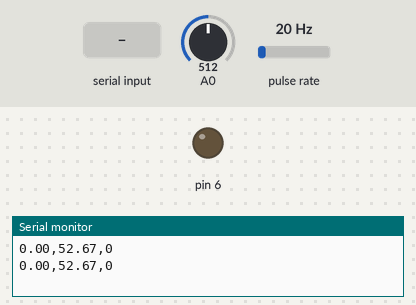
The sketch below on a simulated Arduino Uno, built with avr-gcc and run on an emulated ATmega328P. Parts: output pins drawn as LEDs (lit = HIGH), the last lines printed to the serial monitor. Wiring (inferred from the names in the program): pulse sensor: data pin 2. The test bench sets the inputs (shaded band); at power-on: A0 = 512, pulse rate 20 Hz.

Above: at 1.2 s.
1.3 s: "90,45\n" received over Serial
At 4.0 s:
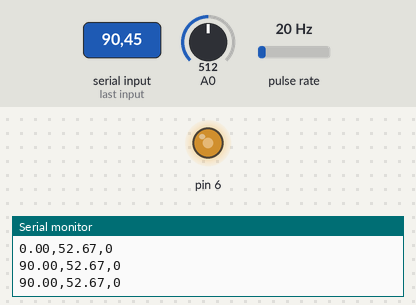
4.3 s: A0 set to 199
7.2 s: A0 set to 174
At 9.2 s:
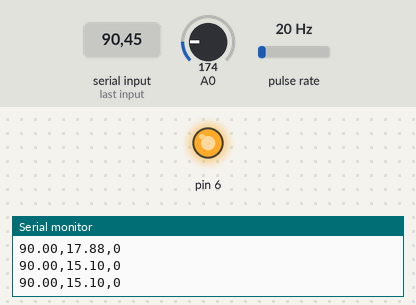
9.5 s: A0 set to 306
At 10.8 s:
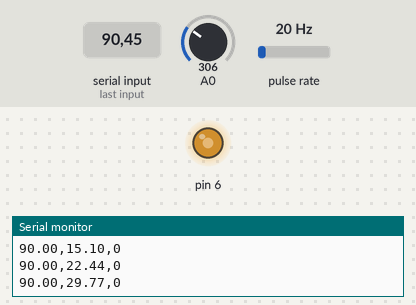
11.5 s: A0 set to 122
At 12.3 s:
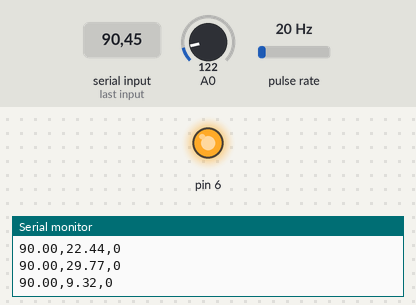
13.5 s: "30,150\n" received over Serial
At 14.8 s:
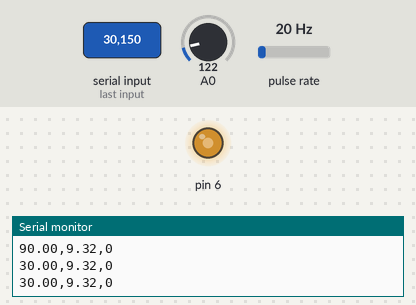
Timing chart, 0 to 17.5 s (numbered marks = the images above; inputs shaded):
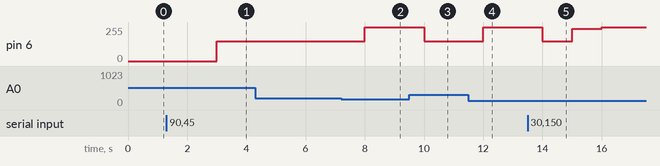

The sketch:

PID_Esferico.ino
```cpp
//***************************************************//
//***************************************************//
//*****   PID Tanque Esferico                   *****//
//*****                                         *****//
//***** by: Sergio Andres Castaño Giraldo       *****//
//***** https://controlautomaticoeducacion.com/ *****//
//*****                                         *****//
//***************************************************//
//***************************************************//

#include <TimerOne.h>

// BTS7960 - 1 (Bomba 1)
byte RPWM1 = 4;
byte LPWM1 = 6;

// l298 - 1 (Bomba 3)
byte IN3_L1 = 24;
byte IN4_L1 = 25;
byte BEN_L1 = 5;

// Sensor YF-S201
byte flowSensor1Pin = 2;
volatile unsigned long pulseCount1 = 0;
float flowRate1 = 0.0;
unsigned long oldTime = 0;

// Sensor MPX5010DP (Presión Diferencial)
byte MPX1 = A0;

//Estructura da Bomba L298
typedef struct{
  byte enPin1;
  byte enPin2;
  byte pwmPin;
}BombaL;

//Estructura da Bomba BTS7960
typedef struct{
  byte pwmA;
  byte pwmB;
}BombaBTS;


//Crear las bombas con las estructuras
const BombaBTS bomba1 = {RPWM1, LPWM1};
const BombaL   bomba3 = {IN3_L1, IN4_L1, BEN_L1};


float inputValue  = 0;
int   velocity = 0;
float tankLevel = 0;

String inputString = "";         // Una cadena para mantener los datos recibidos
boolean stringComplete = false;  // Ya se recibió toda la cadena?

float r1=0.0;  //Referencia del Heater 1
volatile float u=0.0,u_1=0.0;    //Acción de Control
byte Ts = 1; //Periodo de muestreo
//Parámetros del PID
float kp,ti,td;
float q0,q1,q2;
volatile float e=0.0,e_1=0.0,e_2=0.0;

float k=0.14,tau=35,theta=4+Ts/2;   //Parámetros del Modelo del sistema

void setup() {
  Serial.begin(9600); //Comunicación Serial
  inputString.reserve(200); // Reserva espacio para la cadena
  pinMode(flowSensor1Pin, INPUT_PULLUP);
  attachInterrupt(digitalPinToInterrupt(flowSensor1Pin), flowSensor1Interrupt, RISING);

    //Valor máximo del Timer es 8.3 Segundos
  Timer1.initialize(1000000);      //Configura el TIMER en 8 Segundos
  Timer1.attachInterrupt(SampleTime) ; //Configura la interrupción del Timer 1


  //*************************************************************************//
   //*****************   SINTONIA POR ZIEGLER y NICHOLS    *******************//
   //*************************************************************************//

   kp=(0.9*tau)/(k*theta);
   ti=3.33*theta;
   td=0.0*theta;


   //*************************************************************************//
   //*****************           PID DIGITAL               *******************//
   //*************************************************************************//

  // Calculo do controle PID digital
   q0=kp*(1+Ts/(2.0*ti)+td/Ts);
   q1=-kp*(1-Ts/(2.0*ti)+(2.0*td)/Ts);
   q2=(kp*td)/Ts;

}

void loop() {


  /*
  // Ativar bomba3 (BombaL)
  digitalWrite(bomba3.enPin1, HIGH);
  digitalWrite(bomba3.enPin2, LOW);
  analogWrite(bomba3.pwmPin, velocity);
  */

  //Leitura da altura via pressão
  tankLevel = readPressureLevel(MPX1, 5.0, 0.03);
  if(tankLevel < 0){tankLevel = 0;}
  //Serial.println("Setpoint (cm),Nivel (cm),Bomba (%)");
  Serial.print(r1);
  Serial.print(",");
  Serial.print(tankLevel);
  Serial.print(",");
  Serial.print(0);
  Serial.println();

  //Calcular flujo cada 1segundo
  if ((millis() - oldTime) > 1000) {
    detachInterrupt(digitalPinToInterrupt(flowSensor1Pin));

    flowRate1 = (pulseCount1 * 60.0) / 7.5; // L/min (YF-S201: 1 pulso = 2.25 mL)

    // Reiniciar conteo de pulsos y tiempo
    pulseCount1 = 0;
    oldTime = millis();

    attachInterrupt(digitalPinToInterrupt(flowSensor1Pin), flowSensor1Interrupt, RISING);
  }
  delay(1000);
}

// Esta función se llama cada vez que el puerto serie recibe un byte:
void serialEvent() {
  while (Serial.available()) {
    char inChar = (char)Serial.read(); // Obtiene el nuevo byte
    inputString += inChar; // Añade el byte a la cadena
    if (inChar == '\n') { // Si es un byte de nueva línea, la entrada está completa
      inputValue = inputString.toInt(); // Convierte la cadena a int
      // Si inputValue está en el rango de 0 a 100
      if(inputValue > 100){inputValue = 100;}
      if(inputValue < 0){inputValue = 0;}
      inputString = ""; // Limpia la cadena
      r1 = inputValue;
    }
  }
}


//Función de la interrupción
void flowSensor1Interrupt() {
  pulseCount1++;
}

//Función del Periodo de Muestreo (Timer 1)
void SampleTime(void)
{
  PID();
}


//Lectura sensor de presion
double readPressureLevel(byte mpxPin, float Vs, float tolP) {
  // mpcPin = Pino do sensor
  // Vs = 5.0 Voltagem de alimentação (pode botar o valor exato para maior presição)
  // tolP = Tolerancia do sensor, usado para ajustar a medida

  double Vout, P, aux = 0;
  const int numSamples = 10;
  double rho = 997;
  double g=9.8;

  // Ler voltagem do sensor (filtro de meia móvel)
  for (int i = 0; i < numSamples; i++) {
    aux += (double(analogRead(mpxPin)) * 5.0 / 1023.0);
    delay(5);
  }
  Vout = aux / numSamples;

  // Calcular a pressão em kPa segundo equação do DataSheet (Gráfico)
  P = (Vout - 0.04 * Vs) / (0.09 * Vs) + tolP;

  // Calcular o nível do tanque em cm
  double Level = ((P * 1000) / (rho * g)) * 100;

  return Level;
}


/*===========================================================================*/
/*=======================    FUNCION DEL CONTROL PID  =======================*/
/*===========================================================================*/
void PID(void)
{
    e=(r1-tankLevel);
    // Controle PID
      u = u_1 + q0*e + q1*e_1 + q2*e_2; //Ley del controlador PID discreto

    if (u >= 100.0)        //Saturo la accion de control 'uT' en un tope maximo y minimo
     u = 100.0;

    if (u <= 0.0 || r1==0 || tankLevel >=17)
     u = 0.0;

     //u = r1;
     //Retorno a los valores reales
     e_2=e_1;
     e_1=e;
     u_1=u;

     //La accion calculada la transformo en PWM
     //Transforma el valor de porcentaje a velocidad
    if(r1 == 0){
      velocity = 0;
    }
    else {
      velocity = map(u, 0,100,150,255);
    }


    // Ativar bomba1 (BombaBTS)
    digitalWrite(bomba1.pwmA, LOW);
    analogWrite(bomba1.pwmB, velocity);

}
```

Measured:
- the behaviour switches between 192 and 191 on A0 (found by bisection; images 1 and 2)
- after the input at 1.3 s, pin 6: 0/255 → 150/255 after 1.7 s
- after the input at 7.2 s, pin 6: 150/255 → 255/255 after 0.80 s
- after the input at 9.5 s, pin 6: 255/255 → 150/255 after 0.50 s
- after the input at 11.5 s, pin 6: 150/255 → 255/255 after 0.50 s
- after the input at 13.5 s, pin 6: 255/255 → 150/255 after 0.50 s, → 241/255 1.0 s later, → 255/255 1.0 s later
